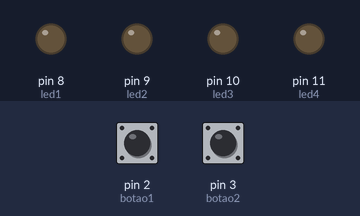
A sketch run on a simulated Arduino Uno, built with avr-gcc and run on an emulated ATmega328P. Shown: output pins drawn as LEDs (lit = HIGH). Inputs (shaded band) come from the test bench; at power-on: pin 2 (botao1) HIGH, pin 3 (botao2) HIGH.

Above: at 1.2 s.
1.3 s: pin 2 (botao1) pulled LOW for 0.15 s
At 2.5 s:
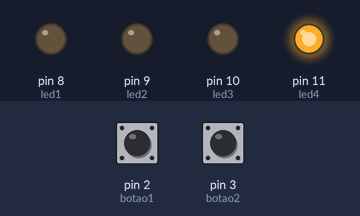
2.9 s: pin 2 (botao1) pulled LOW for 1 s
At 3.7 s:
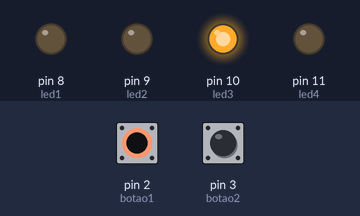
5.4 s: pin 2 (botao1) pulled LOW for 0.15 s
At 6.6 s:
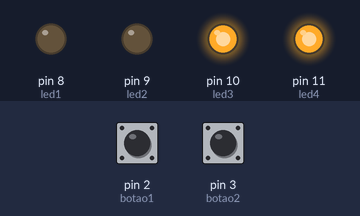
7.0 s: pin 2 (botao1) pulled LOW for 3.2 s
At 8.0 s:
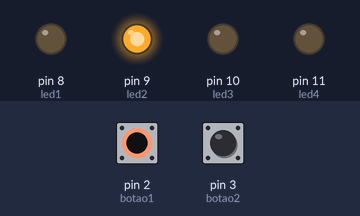
11.7 s: pin 2 (botao1) pulled LOW for 0.15 s
At 12.8 s:
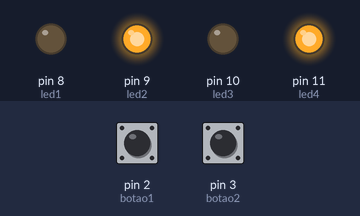
13.3 s: pin 2 (botao1) pulled LOW for 1 s
At 14.0 s:
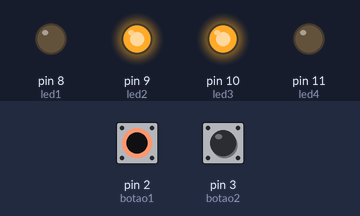
Timing chart, 0 to 16.3 s (numbered marks = the images above; inputs shaded):
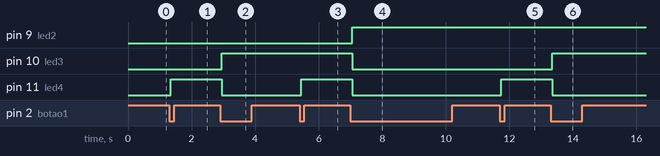

The sketch:

Contador_binario_leds.ino
```cpp
/* ************************************************************************

Colégio SATC
Curso Técnico em Mecatrônica
Disciplina: Sistemas Embarcados
Turma: 3191
Professor: Marcos Antonio Jeremias Coelho

Programa: Debounce com contador binário com leds

Autor: Tiago Fortunato Rosset
Data: 30/03/2026
Versão: 1.0

************************************************************************ */
const int botao1 = 2;     //botao assume o valor da porta 2
const int botao2 = 3;     //botao assume o valor da porta 3
const int led1 = 8;     //led1 assume o valor da porta 8
const int led2 = 9;     //led2 assume o valor da porta 9
const int led3 = 10;     //led3 assume o valor da porta 10
const int led4 = 11;     //led4 assume o valor da porta 11
int contador = 0;     //Cria um contador que inicia no valor 0
bool valorbotao1 = HIGH;     //Prepara a variável "valorbotao1" para receber valores de 0 e 1
bool valorbotao2 = HIGH;     //Prepara a variável "valorbotao2" para receber valores de 0 e 1
bool ultimoestadobotao1 = 1;     //Prepara a variável "ultimoestadobotao1" para receber valores de 0 e 1
bool ultimoestadobotao2 = 1;     //Prepara a variável "ultimoestadobotao2" para receber valores de 0 e 1
unsigned long timer1 = 0;     //Define "timer1" como 0 e prepara para receber apenas valores positivos
unsigned long timer2 = 0;     //Define "timer2" como 0 e prepara para receber apenas valores positivos
unsigned long debouncetimer = 50;     //Define o tempo do debounce como 50 milisegundos e prepara para receber apenas valores positivos

void setup() {
  pinMode(botao1, INPUT_PULLUP);     //Define botao1 como entrada com pull up
  pinMode(botao2, INPUT_PULLUP);     //Define botao2 como entrada com pull up
  pinMode(led1, OUTPUT);     //Define led1 como saída
  pinMode(led2, OUTPUT);     //Define led2 como saída
  pinMode(led3, OUTPUT);     //Define led3 como saída
  pinMode(led4, OUTPUT);     //Define led4 como saída
}

void loop() {
  int valorlido1 = digitalRead(botao1);     //Lê o estado do botao1
  int valorlido2 = digitalRead(botao2);     //Lê o estado do botao2

  if(valorlido1 != ultimoestadobotao1)     //Se o valor lido no pino 3 for diferente do "ultimoestadobotao1"
  {
    timer1 = millis();     //Varia "timer1" de acordo com um cronômetro em milisegundos
  }

  if((millis() - timer1) > debouncetimer)      //Se do valor de um cronômetro em milisegundos é subtraido o valor de "timer1" e o resultado for maior que o tempo definido no "debouncetimer"
  {
    if(valorlido1 != valorbotao1)     //Se o valor lido for diferente do valor em "valorbotao"
    {
      valorbotao1 = valorlido1;     //"valorbotao" passa a ter o valor de "valorlido"

    if(valorbotao1 == LOW)     //Se "valorbotao" for LOW
    {
      if(contador < 15)
      {
        contador++;     //Adiciona 1 ao contador
      }
    }
    }
  }
  if(valorlido2 != ultimoestadobotao2)     //Se o valor lido no pino 2 for diferente do "ultimoestadobotao2"
  {
    timer2 = millis();     //Varia "timer2" de acordo com um cronômetro em milisegundos
  }

  if((millis() - timer2) > debouncetimer)      //Se do valor de um cronômetro em milisegundos é subtraido o valor de "timer2" e o resultado for maior que o tempo definido no "debouncetimer"
  {
    if(valorlido2 != valorbotao2)     //Se o valor lido for diferente do valor em "valorbotao2"
    {
      valorbotao2 = valorlido2;     //"valorbotao2" passa a ter o valor de "valorlido2"

    if(valorbotao2 == LOW)     //Se "valorbotao2" for LOW
    {
      if(contador > 0)
      {
        contador--;     //Subtrai 1 ao contador
      }
    }
    }
  }
  if(contador == 0){
    digitalWrite(led1, 0);
    digitalWrite(led2, 0);
    digitalWrite(led3, 0);
    digitalWrite(led4, 0);
  }
  if(contador == 1){
    digitalWrite(led1, 0);
    digitalWrite(led2, 0);
    digitalWrite(led3, 0);
    digitalWrite(led4, 1);
  }
  if(contador == 2){
    digitalWrite(led1, 0);
    digitalWrite(led2, 0);
    digitalWrite(led3, 1);
    digitalWrite(led4, 0);
  }
  if(contador == 3){
    digitalWrite(led1, 0);
    digitalWrite(led2, 0);
    digitalWrite(led3, 1);
    digitalWrite(led4, 1);
  }
  if(contador == 4){
    digitalWrite(led1, 0);
    digitalWrite(led2, 1);
    digitalWrite(led3, 0);
    digitalWrite(led4, 0);
  }
  if(contador == 5){
    digitalWrite(led1, 0);
    digitalWrite(led2, 1);
    digitalWrite(led3, 0);
    digitalWrite(led4, 1);
  }
  if(contador == 6){
    digitalWrite(led1, 0);
    digitalWrite(led2, 1);
    digitalWrite(led3, 1);
    digitalWrite(led4, 0);
  }
  if(contador == 7){
    digitalWrite(led1, 0);
    digitalWrite(led2, 1);
    digitalWrite(led3, 1);
    digitalWrite(led4, 1);
  }
  if(contador == 8){
    digitalWrite(led1, 1);
    digitalWrite(led2, 0);
    digitalWrite(led3, 0);
    digitalWrite(led4, 0);
  }
  if(contador == 9){
    digitalWrite(led1, 1);
    digitalWrite(led2, 0);
    digitalWrite(led3, 0);
    digitalWrite(led4, 1);
  }
  if(contador == 10){
    digitalWrite(led1, 1);
    digitalWrite(led2, 0);
    digitalWrite(led3, 1);
    digitalWrite(led4, 0);
  }
  if(contador == 11){
    digitalWrite(led1, 1);
    digitalWrite(led2, 0);
    digitalWrite(led3, 1);
    digitalWrite(led4, 1);
  }
  if(contador == 12){
    digitalWrite(led1, 1);
    digitalWrite(led2, 1);
    digitalWrite(led3, 0);
    digitalWrite(led4, 0);
  }
  if(contador == 13){
    digitalWrite(led1, 1);
    digitalWrite(led2, 1);
    digitalWrite(led3, 0);
    digitalWrite(led4, 1);
  }
  if(contador == 14){
    digitalWrite(led1, 1);
    digitalWrite(led2, 1);
    digitalWrite(led3, 1);
    digitalWrite(led4, 0);
  }
  if(contador == 15){
    digitalWrite(led1, 1);
    digitalWrite(led2, 1);
    digitalWrite(led3, 1);
    digitalWrite(led4, 1);
  }
  ultimoestadobotao1 = valorlido1;      //Define o "ultimoestadobotao1" com o valor de "valorlido1"
  ultimoestadobotao2 = valorlido2;      //Define o "ultimoestadobotao2" com o valor de "valorlido2"
}
```

Measured:
- after the input at 1.3 s, pin 11 (led4): LOW → HIGH after 0.05 s
- after the input at 2.9 s, pin 10 (led3): LOW → HIGH after 0.05 s; pin 11 (led4): HIGH → LOW after 0.05 s
- after the input at 5.4 s, pin 11 (led4): LOW → HIGH after 0.05 s
- after the input at 7.0 s, pin 9 (led2): LOW → HIGH after 0.05 s; pin 10 (led3), pin 11 (led4): HIGH → LOW after 0.05 s
- after the input at 11.7 s, pin 11 (led4): LOW → HIGH after 0.05 s
- after the input at 13.3 s, pin 10 (led3): LOW → HIGH after 0.05 s; pin 11 (led4): HIGH → LOW after 0.05 s
